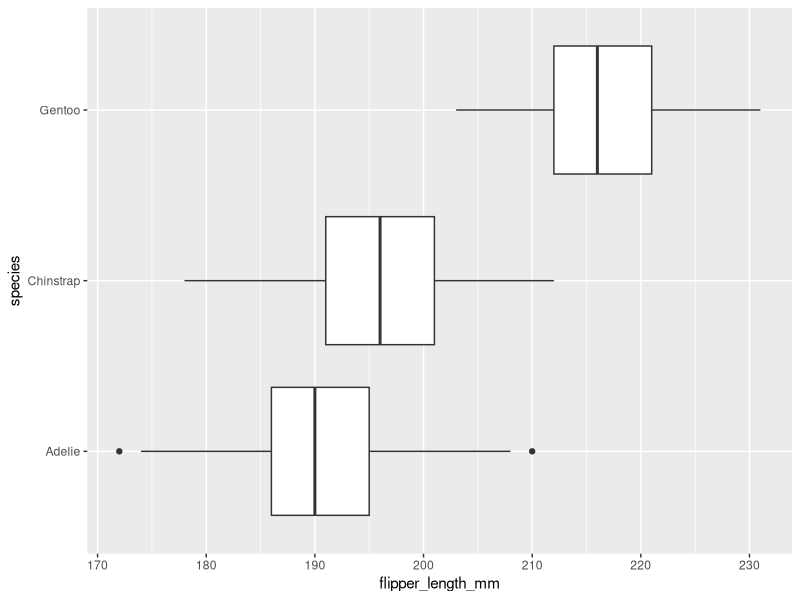
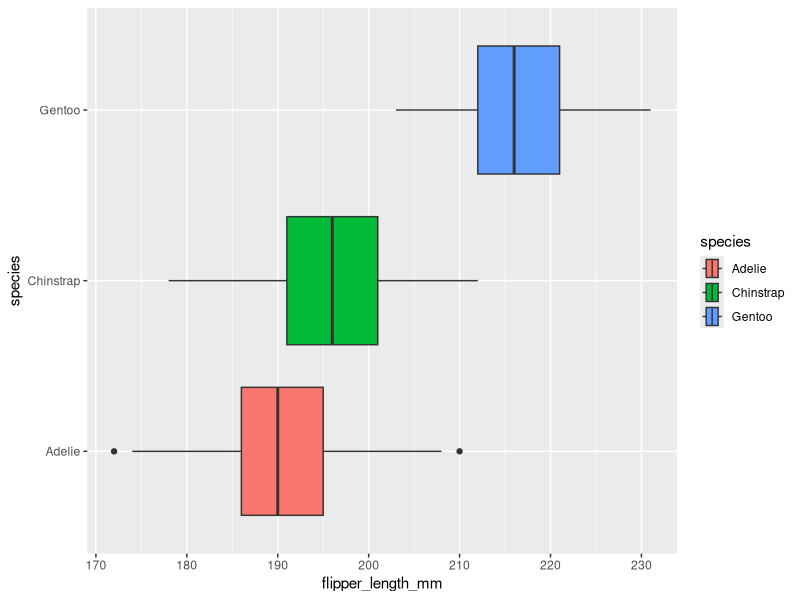
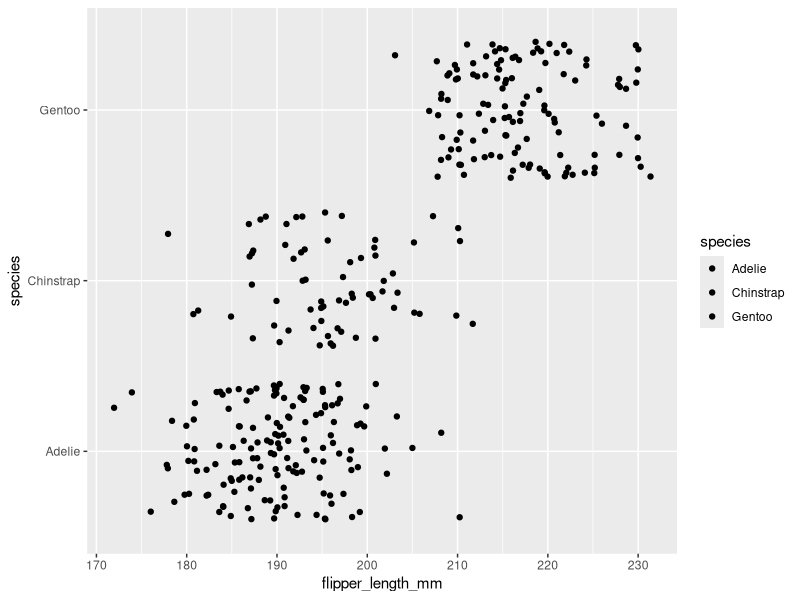
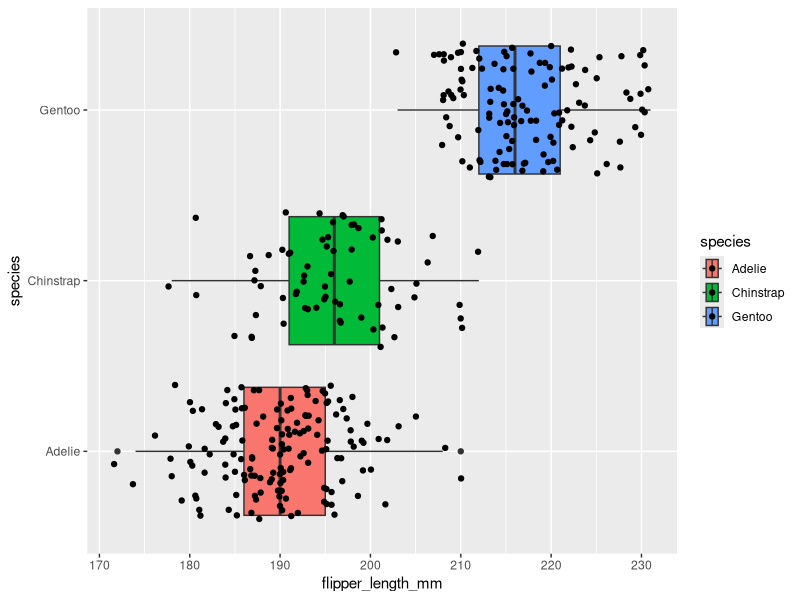
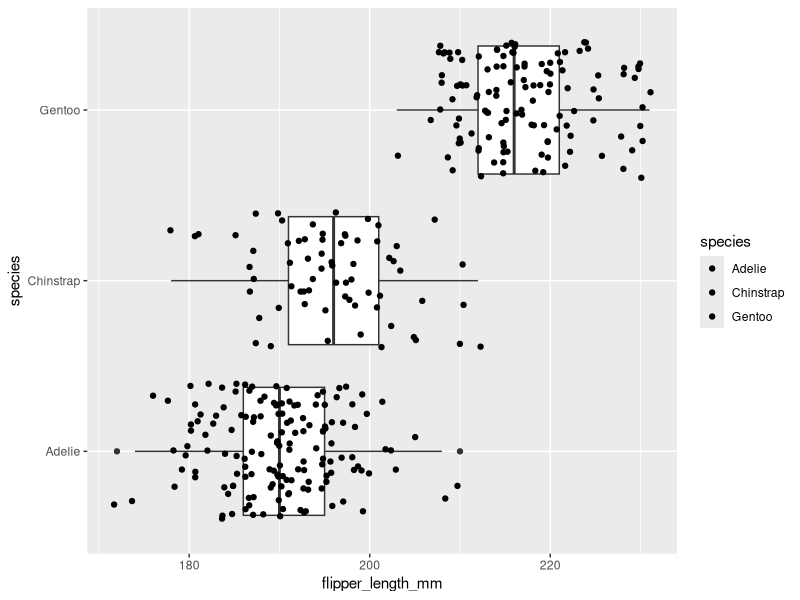
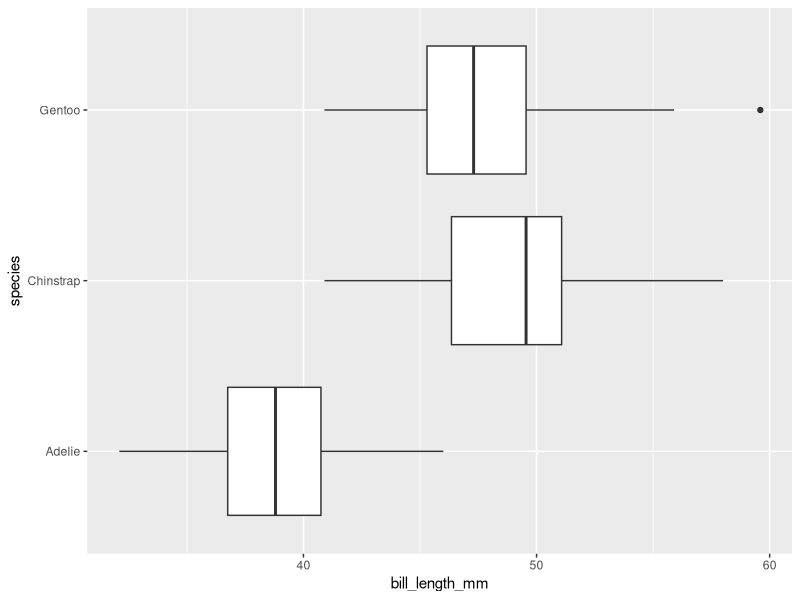
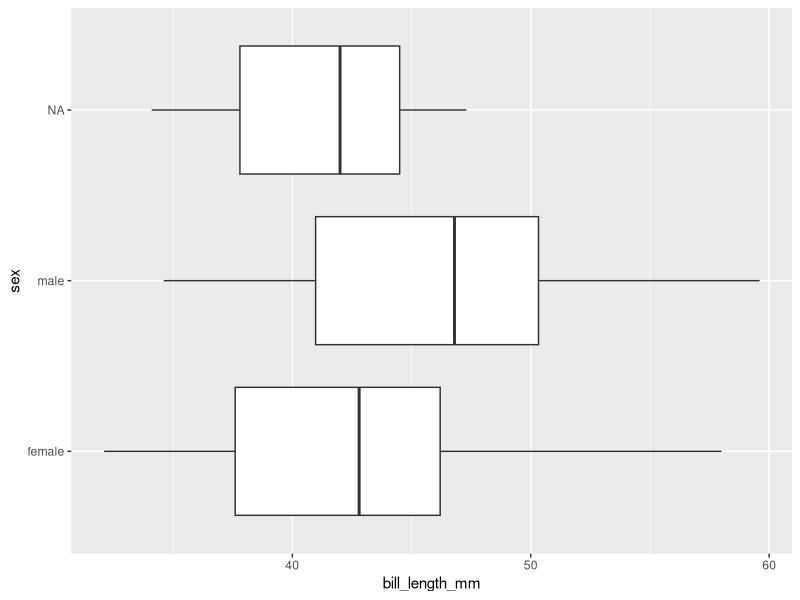
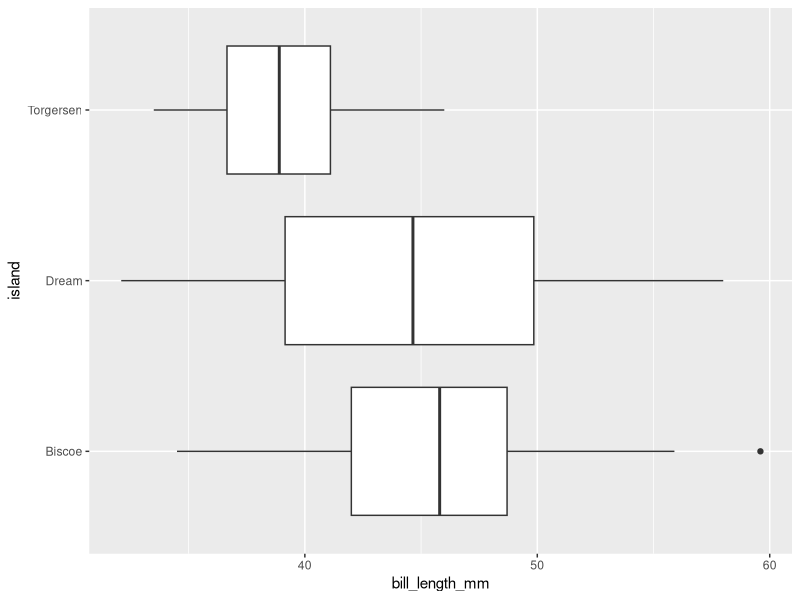

Source code (R) for these figures, in order:
## ---- chunk 1
knitr::opts_chunk$set(error = TRUE)
## ---- chunk 2
library(palmerpenguins)
penguins
## ---- chunk 3
library(ggplot2)
## ---- chunk 4
ggplot(data = penguins, mapping = aes(x = flipper_length_mm, y = species)) +
  geom_boxplot()
## ---- chunk 5
ggplot(data = penguins, mapping = aes(x = flipper_length_mm, y = species, fill = species )) +
  geom_boxplot()
## ---- chunk 6
ggplot(data = penguins, mapping = aes(x = flipper_length_mm, y = species, fill = species)) +
  geom_jitter()
## ---- chunk 7
ggplot(data = penguins, mapping = aes(x = flipper_length_mm, y = species, fill = species )) +
  geom_boxplot() + 
geom_jitter()
## ---- chunk 8
ggplot(data = penguins, mapping = aes(x = flipper_length_mm, y = species )) +
  geom_boxplot() + 
geom_jitter(mapping = aes(x = flipper_length_mm, y = species, fill = species ))

## ---- chunk 9
ggplot(data = penguins, mapping = aes(x = bill_length_mm, y = species)) +
geom_boxplot()
## ---- chunk 10
ggplot(data = penguins, mapping = aes(x = bill_length_mm, y = sex)) +
geom_boxplot()
## ---- chunk 11
ggplot(data = penguins, mapping = aes(x = bill_length_mm , y = island )) +
geom_boxplot()
## ---- chunk 12

## ---- chunk 13

## ---- chunk 14

